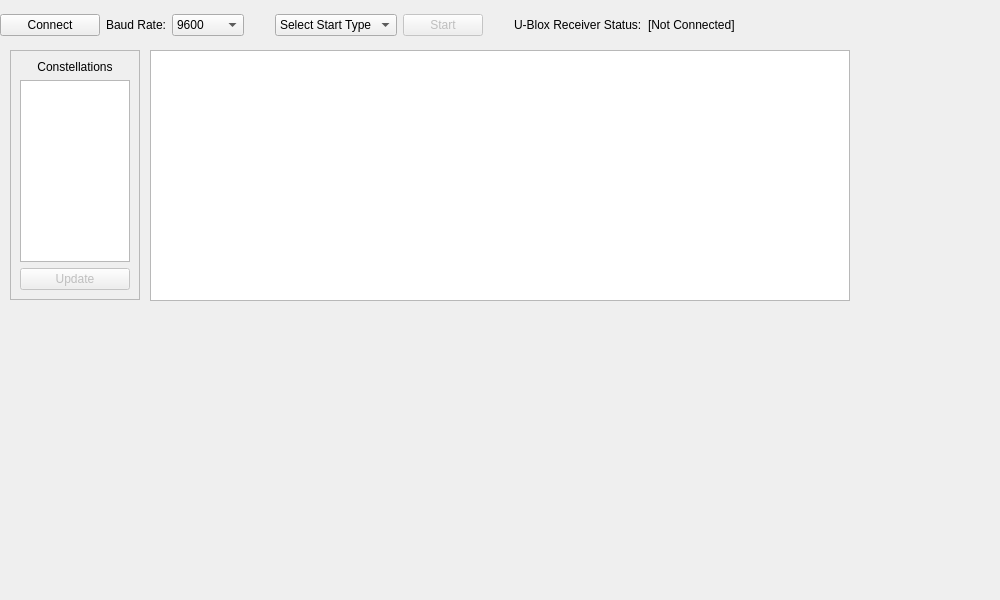
<?xml version="1.0" encoding="UTF-8"?>
<ui version="4.0">
 <class>UbloxReceiverView</class>
 <widget class="QWidget" name="UbloxReceiverView">
  <property name="geometry">
   <rect>
    <x>0</x>
    <y>0</y>
    <width>1000</width>
    <height>600</height>
   </rect>
  </property>
  <property name="windowTitle">
   <string>UbloxReceiverView</string>
  </property>
  <widget class="QWidget" name="headerWidget" native="true">
   <property name="geometry">
    <rect>
     <x>0</x>
     <y>0</y>
     <width>1000</width>
     <height>50</height>
    </rect>
   </property>
   <layout class="QGridLayout" name="gridLayout_3">
    <item row="0" column="13">
     <spacer name="horizontalSpacer">
      <property name="orientation">
       <enum>Qt::Horizontal</enum>
      </property>
      <property name="sizeHint" stdset="0">
       <size>
        <width>0</width>
        <height>20</height>
       </size>
      </property>
     </spacer>
    </item>
    <item row="0" column="8">
     <widget class="QLabel" name="receiverStatusLabel">
      <property name="sizePolicy">
       <sizepolicy hsizetype="Fixed" vsizetype="Fixed">
        <horstretch>0</horstretch>
        <verstretch>0</verstretch>
       </sizepolicy>
      </property>
      <property name="text">
       <string>[Not Connected]</string>
      </property>
     </widget>
    </item>
    <item row="0" column="7">
     <widget class="QLabel" name="receiverLabel">
      <property name="sizePolicy">
       <sizepolicy hsizetype="Fixed" vsizetype="Fixed">
        <horstretch>0</horstretch>
        <verstretch>0</verstretch>
       </sizepolicy>
      </property>
      <property name="text">
       <string>U-Blox Receiver Status:</string>
      </property>
     </widget>
    </item>
    <item row="0" column="2">
     <widget class="QComboBox" name="baudRateSelect">
      <property name="sizePolicy">
       <sizepolicy hsizetype="Fixed" vsizetype="Fixed">
        <horstretch>0</horstretch>
        <verstretch>0</verstretch>
       </sizepolicy>
      </property>
      <property name="currentIndex">
       <number>3</number>
      </property>
      <item>
       <property name="text">
        <string>1200</string>
       </property>
      </item>
      <item>
       <property name="text">
        <string>2400</string>
       </property>
      </item>
      <item>
       <property name="text">
        <string>4800</string>
       </property>
      </item>
      <item>
       <property name="text">
        <string>9600</string>
       </property>
      </item>
      <item>
       <property name="text">
        <string>19200</string>
       </property>
      </item>
      <item>
       <property name="text">
        <string>38400</string>
       </property>
      </item>
      <item>
       <property name="text">
        <string>57600</string>
       </property>
      </item>
      <item>
       <property name="text">
        <string>115200</string>
       </property>
      </item>
      <item>
       <property name="text">
        <string>460800</string>
       </property>
      </item>
     </widget>
    </item>
    <item row="0" column="1">
     <widget class="QLabel" name="baudRateLabel">
      <property name="sizePolicy">
       <sizepolicy hsizetype="Fixed" vsizetype="Fixed">
        <horstretch>0</horstretch>
        <verstretch>0</verstretch>
       </sizepolicy>
      </property>
      <property name="text">
       <string>Baud Rate:</string>
      </property>
      <property name="alignment">
       <set>Qt::AlignRight|Qt::AlignTrailing|Qt::AlignVCenter</set>
      </property>
     </widget>
    </item>
    <item row="0" column="3">
     <spacer name="horizontalSpacer_2">
      <property name="orientation">
       <enum>Qt::Horizontal</enum>
      </property>
      <property name="sizeType">
       <enum>QSizePolicy::Fixed</enum>
      </property>
      <property name="sizeHint" stdset="0">
       <size>
        <width>25</width>
        <height>20</height>
       </size>
      </property>
     </spacer>
    </item>
    <item row="0" column="4">
     <widget class="QComboBox" name="startTypeSelect">
      <property name="sizePolicy">
       <sizepolicy hsizetype="Fixed" vsizetype="Fixed">
        <horstretch>0</horstretch>
        <verstretch>0</verstretch>
       </sizepolicy>
      </property>
      <item>
       <property name="text">
        <string>Select Start Type</string>
       </property>
      </item>
      <item>
       <property name="text">
        <string>Cold</string>
       </property>
      </item>
      <item>
       <property name="text">
        <string>Warm</string>
       </property>
      </item>
      <item>
       <property name="text">
        <string>Hot</string>
       </property>
      </item>
     </widget>
    </item>
    <item row="0" column="0">
     <widget class="QPushButton" name="connectReceiverButton">
      <property name="sizePolicy">
       <sizepolicy hsizetype="Fixed" vsizetype="Fixed">
        <horstretch>0</horstretch>
        <verstretch>0</verstretch>
       </sizepolicy>
      </property>
      <property name="minimumSize">
       <size>
        <width>100</width>
        <height>0</height>
       </size>
      </property>
      <property name="maximumSize">
       <size>
        <width>100</width>
        <height>16777215</height>
       </size>
      </property>
      <property name="text">
       <string>Connect</string>
      </property>
     </widget>
    </item>
    <item row="0" column="5">
     <widget class="QPushButton" name="startButton">
      <property name="enabled">
       <bool>false</bool>
      </property>
      <property name="sizePolicy">
       <sizepolicy hsizetype="Fixed" vsizetype="Fixed">
        <horstretch>0</horstretch>
        <verstretch>0</verstretch>
       </sizepolicy>
      </property>
      <property name="text">
       <string>Start</string>
      </property>
     </widget>
    </item>
    <item row="0" column="6">
     <spacer name="horizontalSpacer_3">
      <property name="orientation">
       <enum>Qt::Horizontal</enum>
      </property>
      <property name="sizeType">
       <enum>QSizePolicy::Fixed</enum>
      </property>
      <property name="sizeHint" stdset="0">
       <size>
        <width>25</width>
        <height>20</height>
       </size>
      </property>
     </spacer>
    </item>
   </layout>
  </widget>
  <widget class="QListWidget" name="dataListWidget">
   <property name="geometry">
    <rect>
     <x>150</x>
     <y>50</y>
     <width>700</width>
     <height>251</height>
    </rect>
   </property>
   <property name="sizePolicy">
    <sizepolicy hsizetype="Fixed" vsizetype="Expanding">
     <horstretch>0</horstretch>
     <verstretch>0</verstretch>
    </sizepolicy>
   </property>
  </widget>
  <widget class="QFrame" name="constellationSelectionFrame">
   <property name="geometry">
    <rect>
     <x>10</x>
     <y>50</y>
     <width>130</width>
     <height>250</height>
    </rect>
   </property>
   <property name="sizePolicy">
    <sizepolicy hsizetype="Fixed" vsizetype="Preferred">
     <horstretch>0</horstretch>
     <verstretch>0</verstretch>
    </sizepolicy>
   </property>
   <property name="frameShape">
    <enum>QFrame::StyledPanel</enum>
   </property>
   <property name="frameShadow">
    <enum>QFrame::Raised</enum>
   </property>
   <layout class="QVBoxLayout" name="verticalLayout">
    <item>
     <widget class="QLabel" name="constellationsLabel">
      <property name="text">
       <string>Constellations</string>
      </property>
      <property name="alignment">
       <set>Qt::AlignCenter</set>
      </property>
     </widget>
    </item>
    <item>
     <widget class="QListWidget" name="constellationListWidget"/>
    </item>
    <item>
     <widget class="QPushButton" name="updateConstellationsButton">
      <property name="enabled">
       <bool>false</bool>
      </property>
      <property name="text">
       <string>Update</string>
      </property>
     </widget>
    </item>
   </layout>
  </widget>
 </widget>
 <resources/>
 <connections/>
</ui>
